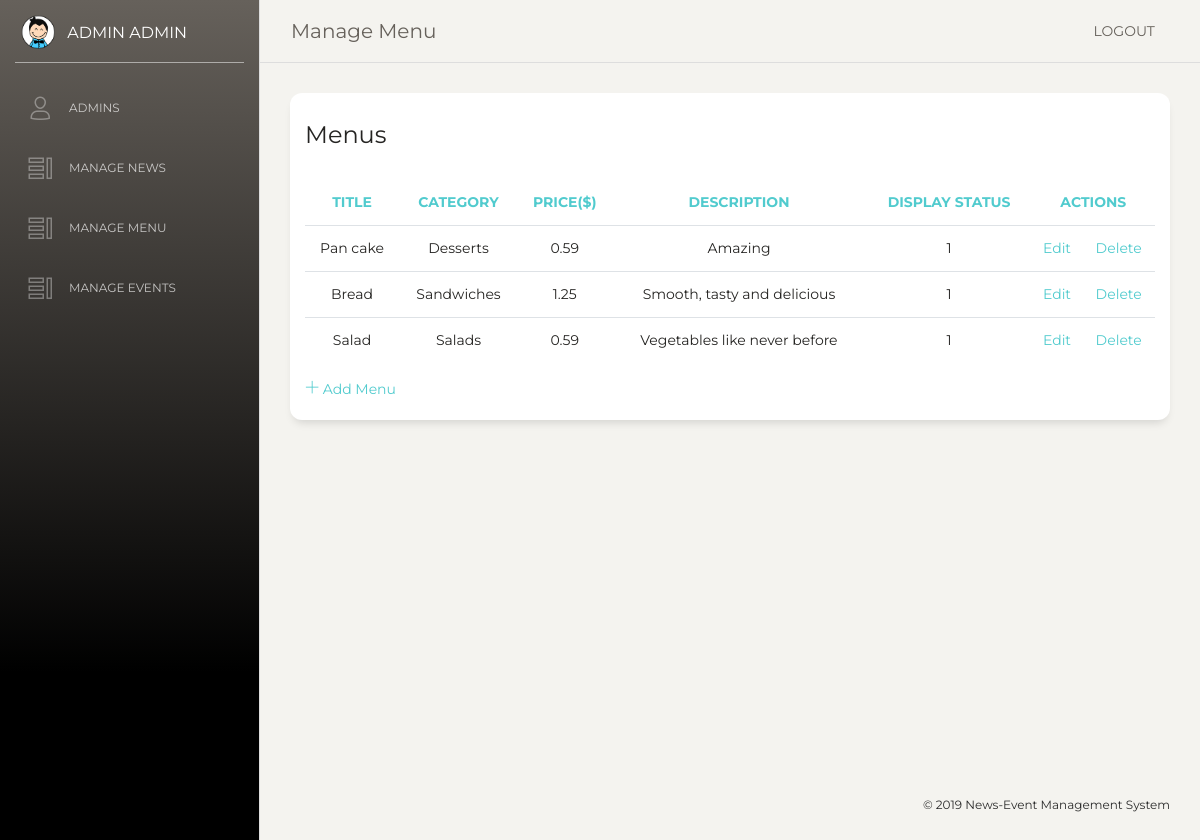
Page /admin/Menu/manageMenu.php (signed in) on the committed database.
### tables this page shows
CREATE TABLE `menus` (
  `id` int(11) NOT NULL AUTO_INCREMENT,
  `title` varchar(100) NOT NULL,
  `category` varchar(100) NOT NULL,
  `price` decimal(10,2) NOT NULL DEFAULT '0.00',
  `description` varchar(100) NOT NULL,
  `display_status` tinyint(1) NOT NULL DEFAULT '0',
  PRIMARY KEY (`id`)
);

### includes/menu.php (called while the page is built, shortened)
<?php
require_once 'database.php';
class Menu {
	protected static $tablename = 'menus';
	public static function findAll() {
		$sql = "SELECT * FROM " .self::$tablename;
		return self::findBySql($sql);
	}
 	public static function findBySql($sql='') {
		global $database;
		$result = $database->query($sql);
		$objectArray = array();
		while ($row = $database->fetchArray($result)) {
			$objectArray[] = self::instantiate($row);
		}
		return $objectArray;
	}
	private static function instantiate($record) {
		$object = new self;
		foreach ($record as $attribute => $value) {
			if ($object->hasAttribute($attribute)) {
				$object->$attribute = $value;
			}
		}
		return $object;
	}
	private function hasAttribute($attribute) {
		$objectVars = get_object_vars($this);
		return array_key_exists($attribute, $objectVars);
	}
}
?>

### includes/database.php (called while the page is built, shortened)
<?php
class MySQLDatabase {
	private $connection;
	public function openConnection() {
		$this->connection = mysqli_connect(DB_SERVER, DB_USER, DB_PASSWORD, DB_NAME);
	}
	public function query($sql) {
		$result = mysqli_query($this->connection, $sql);
		return $result;
	}
	public function fetchArray($result) {
		return mysqli_fetch_array($result);
	}
}
$database = new MySQLDatabase();
?>

### public/admin/Menu/manageMenu.php (the view, shortened to what this page needs)
<?php
  require_once '../../../includes/database.php';
  require_once '../../../includes/menu.php';
  require_once './layouts/header.php';
  $result = Menu::findAll();
?>
<div class="main-panel">
  <?php require_once './layouts/navbar.php';?>
  <div class="content">
    <div class="row">
      <div class="col-md-12">
        <div class="card">
          <div class="card-header">
            <h4 class="card-title">Menus</h4>
          </div>
          <div class="card-body">
            <div class="table-responsive">
              <table class="table" style="text-align: center">
                <thead class=" text-primary">
                  <th>Title</th>
                  <th>Category</th>
                  <th>Price(&#x24;)</th>
                  <th>Description</th>
                  <th>Display Status</th>
                  <th colspan="2">Actions</th>
                </thead>
                <tbody>
                  <?php
                    foreach ($result as $menu) {
                      echo "<tr>";
                      echo "<td>". $menu->title ."</td>";
                      echo "<td>". $menu->category ."</td>";
                      echo "<td>". $menu->price ."</td>";
                      echo "<td>". $menu->description ."</td>";
                      echo "<td>". $menu->display_status ."</td>";
                      echo '<td><a href ="editMenu.php?subject='. urlencode("Edit Menu").'&id='. $menu->id .'">Edit</a></td>';
                      echo '<td><a href ="deleteMenu.php?subject='. urlencode("Delete Menu").'&id='. $menu->id .'">Delete</a></td>';
                      echo "</tr>";
                    }
                  ?>
                </tbody>
              </table>
              <?php
                echo '<a href="addMenu.php">
                  <i class="nc-icon nc-simple-add"></i> Add Menu
                  </a>';
              ?>
            </div>
          </div>
        </div>
      </div>
    </div>
  </div>
<?php require_once './layouts/footer.php'; ?>

### rows in the picture
menus: title "Pan cake", category "Desserts", price "0.59", description "Amazing", display_status "1"
menus: title "Bread", category "Sandwiches", price "1.25", description "Smooth, tasty and delicious", display_status "1"
menus: title "Salad", category "Salads", price "0.59", description "Vegetables like never before", display_status "1"

### other values in the picture
$_SESSION['user'] "ADMIN ADMIN"
